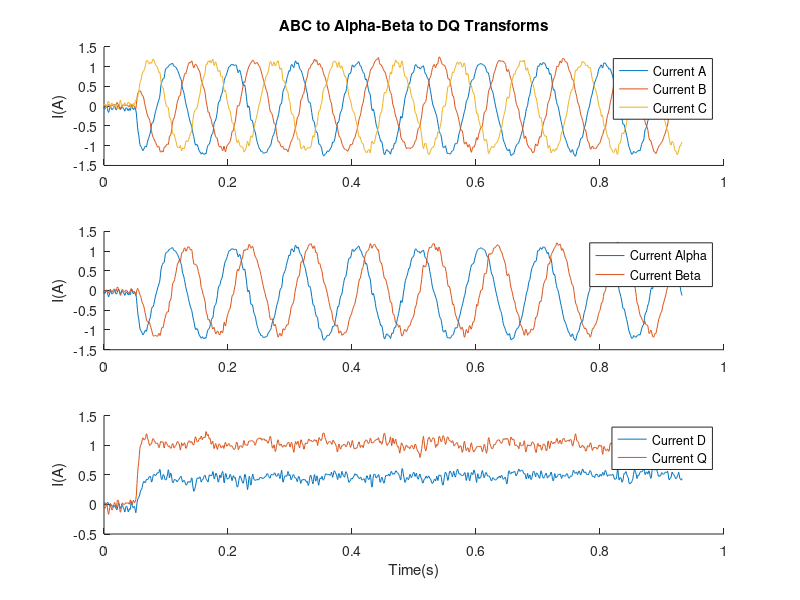
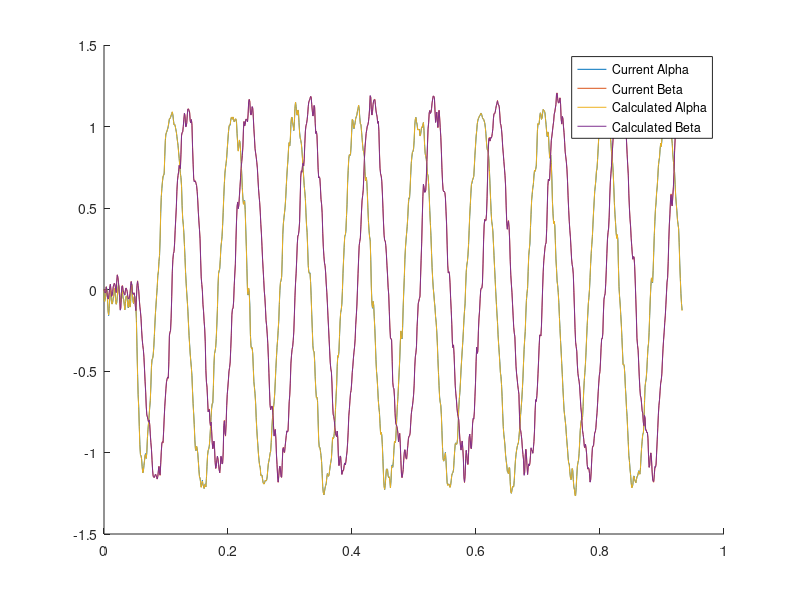
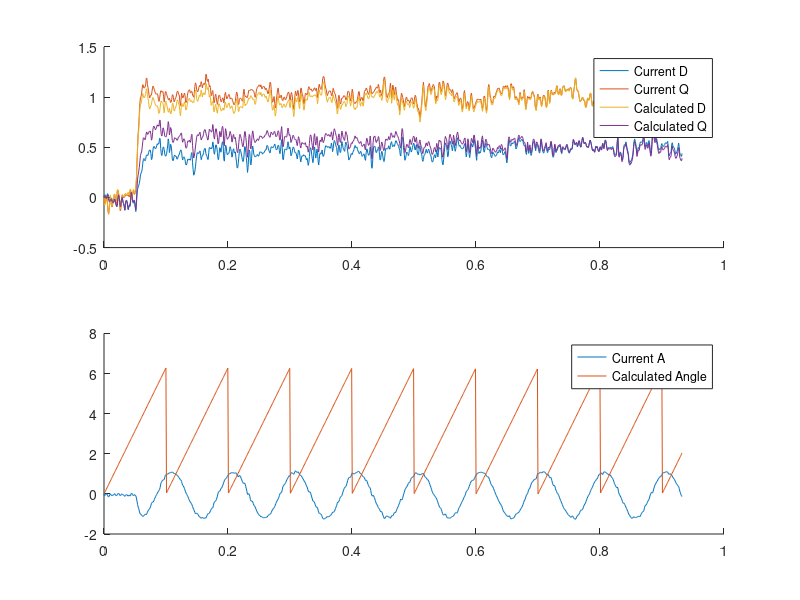

These charts were generated, in order, by the following MATLAB code:
%Transform Validation
pkg load control
pkg load signal 
close all

%Confirmation function
function ClarkeTransform (CurrentA,CurrentB,CurrentC,Time,CurrentAlpha,CurrentBeta)
    SoftAlpha = (CurrentA - 0.5 * CurrentB - 0.5 * CurrentC) * 0.66666666666666666666666667;
		SoftBeta  = ((sqrt(3) * 0.5 * CurrentB - sqrt(3) * 0.5 * CurrentC)) * 0.66666666666666666666666667;
    figure(2);
    hold on;
    plot(Time,CurrentAlpha,"displayname","Current Alpha");
    plot(Time,CurrentBeta,"displayname","Current Beta");
    plot(Time,SoftAlpha,"displayname","Calculated Alpha");
    plot(Time,SoftBeta,"displayname","Calculated Beta");
    legend("show");
endfunction

function ParkTransform  (CurrentA,CurrentB,CurrentC,Time,CurrentAlpha,CurrentBeta,CurrentD,CurrentQ)
    ClarkeTransform (CurrentA,CurrentB,CurrentC,Time,CurrentAlpha,CurrentBeta);
    %Theta = atan2(CurrentBeta,CurrentAlpha);
    Theta = pi*(sawtooth(Time*10*2*pi) + 1);
    SoftD =  CurrentAlpha .* cos(Theta) + CurrentBeta .* sin(Theta);
	  SoftQ =  CurrentAlpha .* sin(Theta) - CurrentBeta .* cos(Theta);
    figure(3);
    subplot(2,1,1);hold on;
    plot(Time,CurrentD,"displayname","Current D");
    plot(Time,CurrentQ,"displayname","Current Q");
    plot(Time,SoftD,"displayname","Calculated D");
    plot(Time,SoftQ,"displayname","Calculated Q");
    legend("show");
    subplot(2,1,2);hold on;
    plot(Time,CurrentA,"displayname","Current A");
    plot(Time,Theta,"displayname","Calculated Angle");
    legend("show");
endfunction

%Transform = csvread("DQ_Transform_10Hz.csv");
Transform = csvread("DQ_Transform_Start.csv");

Time          = Transform(:,1)*1e-6;
CurrentA      = Transform(:,2);
CurrentB      = Transform(:,3);
CurrentC      = Transform(:,4);

CurrentAlpha  = Transform(:,5);
CurrentBeta   = Transform(:,6);

CurrentD      = Transform(:,7);
CurrentQ      = Transform(:,8);

%Plot all transforms

figure(1);
hold on;

subplot(3,1,1);
title("ABC to Alpha-Beta to DQ Transforms");
ylabel("I(A)");
hold on;
plot(Time,CurrentA,"displayname","Current A");
plot(Time,CurrentB,"displayname","Current B");
plot(Time,CurrentC,"displayname","Current C");
legend("show");

subplot(3,1,2);
ylabel("I(A)");
hold on;
plot(Time,CurrentAlpha,"displayname","Current Alpha");
plot(Time,CurrentBeta,"displayname","Current Beta");
legend("show");

subplot(3,1,3);
ylabel("I(A)");
xlabel("Time(s)");
hold on;
plot(Time,CurrentD,"displayname","Current D");
plot(Time,CurrentQ,"displayname","Current Q");
legend("show");

ParkTransform(CurrentA,CurrentB,CurrentC,Time,CurrentAlpha,CurrentBeta,CurrentD,CurrentQ);



